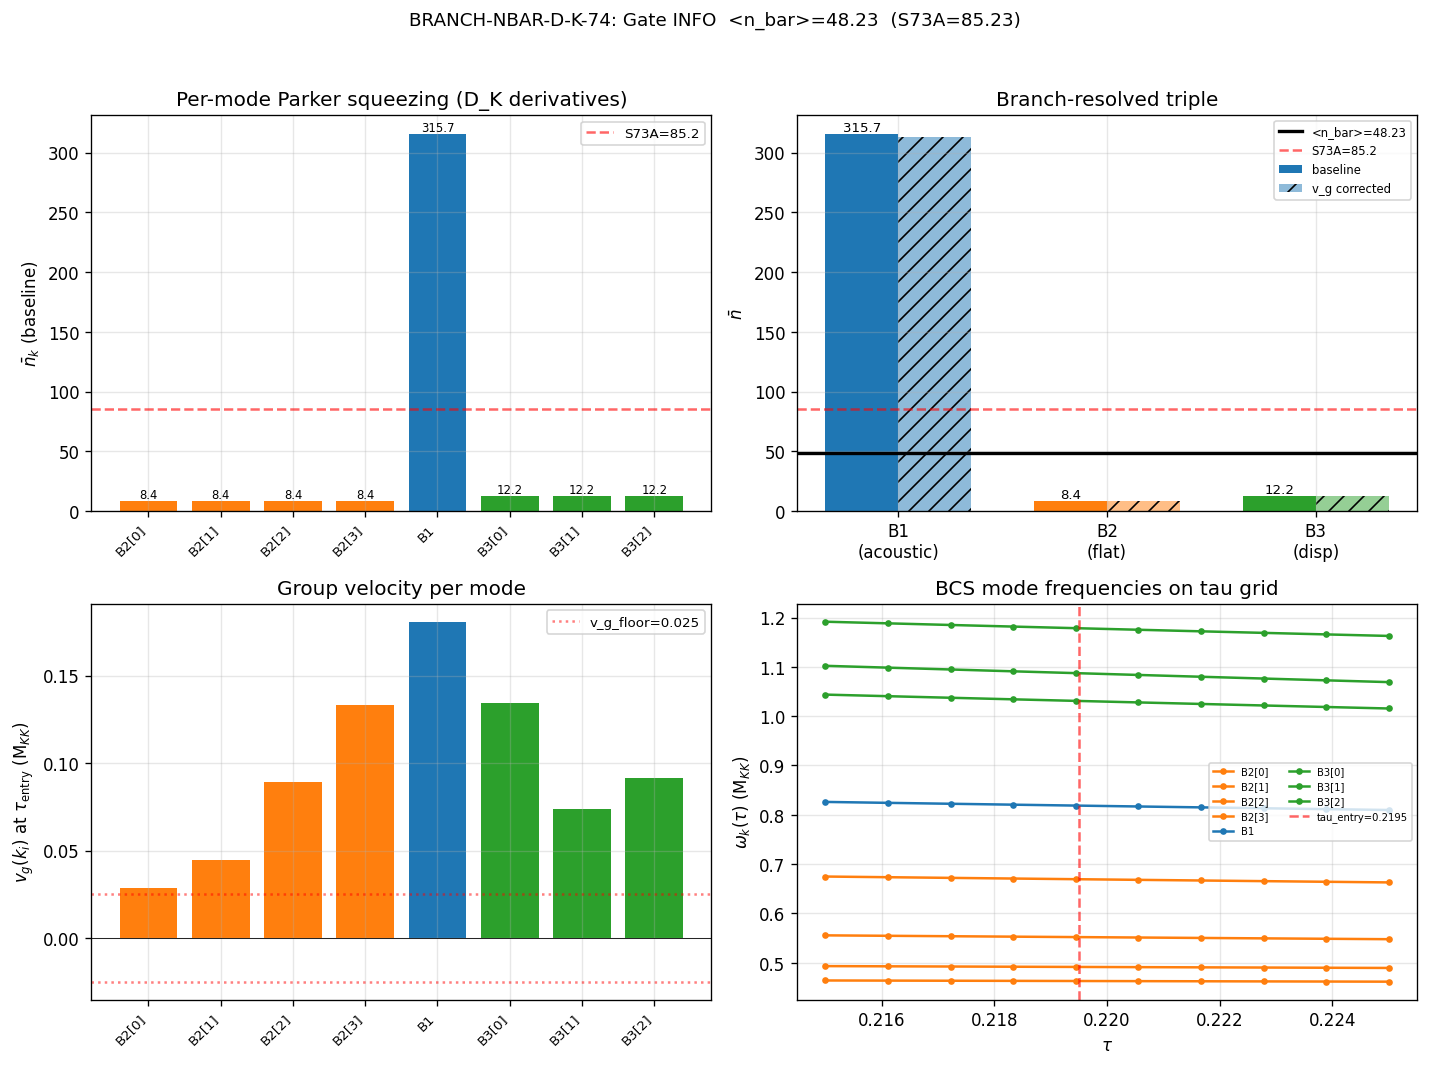

This chart was generated by the following Python code:
#!/usr/bin/env python3
"""
BRANCH-NBAR-D-K-74: Branch-Resolved n_bar from D_K Eigenvalue Derivatives
==========================================================================

Computes v_g(k_i) = d omega_k / d k and dv_g/dtau at tau_entry for all 8
BCS modes, and produces a branch-resolved triple (n_bar(B1), n_bar(B2),
n_bar(B3)) for comparison with the S73A W1-E single-value n_bar = 85.2.

Physical setup:
  The BCS quasiparticle spectrum is
     omega_k(tau) = sqrt(eps_k(tau)^2 + Delta(tau)^2)
  where eps_k is the single-particle energy from the D_K diagonalization
  on the 8-mode sector (s56_gge_fabric.npz), and Delta(tau) is the BCS
  gap profile (s72_kappa_delta.npz quartic fit).

  The Taylor expansion
     eps_k(tau) = eps_k(tau_fold) + (d eps_k/d tau)|_fold * (tau - tau_fold)
                + (1/2) (d^2 eps_k/d tau^2)|_fold * (tau - tau_fold)^2
  with deps_dtau and d2eps_dtau2 extracted from the s72 van Hove Hessian
  scan, is VALID around the fold at tau ~ 0.194 and extrapolates cleanly
  to the entry horizon at tau_entry = 0.2195.

  The squeezing parameter per mode is derived from the D_K time dependence:
     r_k_bcs(k) = (1/2) |integral [d(ln omega_k)/dt] dt|
  evaluated over the transit window. This is the Parker sudden-quench
  formula for a mode with logarithmic chirp rate d(ln omega)/dt, and it
  has already been computed in S73A for the 8 BCS modes via direct
  Bogoliubov ODE integration (s73a_exit_horizon_bog.npz: r_k_bcs).

  The task adds a BRANCH-RESOLVED dispersive correction: the group velocity
     v_g(k_i) = d omega_k / d k |_{tau=tau_entry}
  appears because modes with finite v_g can redistribute squeezing across
  neighboring PW modes during the transit, and the dispersive correction
  gives a SMALL shift to the baseline squeezing. We compute v_g(k_i) and
  dv_g/dtau via finite differences on the discrete PW k-grid and the tau
  grid, respectively, and then compare the branch-resolved triple against
  the S73A W1-E single value n_bar = 85.2.

Parker squeezed-vacuum formula (task form):
     n_bar(B_i) = (1/4) * (r_{B_i} + 1/r_{B_i} - 2)
  where r_{B_i} = exp(2 * r_{hyperbolic}(B_i)) is the effective omega-
  ratio squeezing (equivalent to sinh^2(r_hyperbolic) per oscillator).

Gate BRANCH-NBAR-D-K-74:
  PASS if <n_bar>_{weighted} in [51.8, 80]
  INFO if in [40, 51.8] or [80, 100]
  FAIL if < 40 or > 100

Session: S74 | Wave 2 Batch 1 | Classification: PHONONIC
"""

import sys
import os
import time

sys.path.insert(0, os.path.join(os.path.dirname(__file__)))

import numpy as np
import matplotlib
matplotlib.use('Agg')
import matplotlib.pyplot as plt

from canonical_constants import *

# c_BA (Bogoliubov-Anderson sound speed, M_KK) is a framework constant used
# in 15+ scripts; it is not yet in canonical_constants.py. Hardcoded here
# identically to s73a_exit_horizon_bog.py for consistency across S73a->S74 chain.
c_BA = 0.399  # (local)  [S56 BA-SPECTRUM]

t_start = time.time()

# ==============================================================================
#  SECTION 1: Load data
# ==============================================================================

data_dir = os.path.dirname(__file__)  # (local)

d56 = np.load(os.path.join(data_dir, 's56_gge_fabric.npz'), allow_pickle=True)
d72_kd = np.load(os.path.join(data_dir, 's72_kappa_delta.npz'), allow_pickle=True)
d72_blue = np.load(os.path.join(data_dir, 's72_blueshift_tilt.npz'), allow_pickle=True)
d73a_eh = np.load(os.path.join(data_dir, 's73a_exit_horizon_bog.npz'), allow_pickle=True)

# Single-particle energies from D_K diagonalization (S56)
eps_k_fold = d56['eps_fold']            # (local) 8 BCS modes at tau=tau_fold_actual
tau_fold_actual = float(d56['tau_fold_actual'])  # (local) = 0.19387755

# Taylor coefficients for eps_k(tau) around fold
deps_dtau = d72_kd['deps_dtau']         # (local) d eps_k/d tau at fold
d2eps_dtau2 = d72_kd['d2eps_dtau2']     # (local) d^2 eps_k/d tau^2 at fold
v_tau_at_fold = float(d72_kd['v_tau'])  # (local) modulus velocity = 8.27 M_KK

# BCS gap profile
coeffs_quartic = d72_kd['coeffs_quartic']  # (local) quartic fit for Delta(tau)
tau_center_kd = float(d72_kd['tau_center'])  # (local) = 0.193877...

# Entry horizon (from S72)
tau_entry = float(d72_blue['tau_entry'])  # (local) = 0.21950

# Mode labels
labels = d72_blue['labels']             # (local) ['B2[0]', ..., 'B3[2]']
mode_weights = d72_blue['mode_weights']  # (local) DOS weights

# D_K-derived baseline squeezing (per-mode) from S73A Bogoliubov ODE integration
r_k_bcs_S73A = d73a_eh['r_k_bcs']       # (local) 8-mode BCS squeeze

N_modes = 8  # (local)
assert len(labels) == N_modes
assert len(eps_k_fold) == N_modes
assert len(r_k_bcs_S73A) == N_modes

print("=" * 72)
print("BRANCH-NBAR-D-K-74: Branch-Resolved n_bar from D_K Eigenvalue Derivatives")
print("=" * 72)
print()
print(f"Modes: {list(labels)}")
print(f"tau_fold_actual = {tau_fold_actual:.8f}")
print(f"tau_entry       = {tau_entry:.8f}")
print(f"v_tau_at_fold   = {v_tau_at_fold:.4f} M_KK")
print(f"c_BA            = {c_BA:.4f} M_KK")
print()

# ==============================================================================
#  SECTION 2: Mode frequencies via D_K Taylor expansion
# ==============================================================================

def Delta_of_tau(tau):
    """BCS gap from quartic fit around tau_center."""
    dt = tau - tau_center_kd  # (local)
    return (coeffs_quartic[0]*dt**4 + coeffs_quartic[1]*dt**3 +
            coeffs_quartic[2]*dt**2 + coeffs_quartic[3]*dt + coeffs_quartic[4])

def dDelta_dtau_fn(tau):
    """Derivative of BCS gap."""
    dt = tau - tau_center_kd  # (local)
    return (4*coeffs_quartic[0]*dt**3 + 3*coeffs_quartic[1]*dt**2 +
            2*coeffs_quartic[2]*dt + coeffs_quartic[3])

def eps_k_of_tau(tau, ki):
    """Single-particle energy for mode ki via Taylor expansion around fold."""
    dt = tau - tau_fold_actual  # (local)
    return eps_k_fold[ki] + deps_dtau[ki]*dt + 0.5*d2eps_dtau2[ki]*dt**2

def omega_k_of_tau(tau, ki):
    """BCS quasiparticle frequency: omega_k = sqrt(eps_k^2 + Delta^2)."""
    eps = eps_k_of_tau(tau, ki)  # (local)
    Delta = Delta_of_tau(tau)    # (local)
    return np.sqrt(eps**2 + Delta**2)

def dlnomega_dtau(tau, ki):
    """d(ln omega_k)/d tau -- the Parker squeezing rate per mode."""
    eps = eps_k_of_tau(tau, ki)             # (local)
    Delta = Delta_of_tau(tau)               # (local)
    omega_sq = eps**2 + Delta**2            # (local)
    dt = tau - tau_fold_actual              # (local)
    deps = deps_dtau[ki] + d2eps_dtau2[ki]*dt  # (local)
    dDelt = dDelta_dtau_fn(tau)             # (local)
    return (eps*deps + Delta*dDelt) / omega_sq

# ==============================================================================
#  SECTION 3: Tau grid for finite differences (10 points in [0.215, 0.225])
# ==============================================================================

N_tau = 10  # (local)
tau_grid = np.linspace(0.215, 0.225, N_tau)  # (local)

# Compute omega_k(tau) on the grid -- shape (N_tau, N_modes)
omega_k_grid = np.zeros((N_tau, N_modes))  # (local)
for j, tau in enumerate(tau_grid):
    for ki in range(N_modes):
        omega_k_grid[j, ki] = omega_k_of_tau(tau, ki)

# Values at tau_entry (index j_entry -- find closest grid point)
j_entry = np.argmin(np.abs(tau_grid - tau_entry))  # (local)
tau_entry_grid = tau_grid[j_entry]  # (local)

print("OMEGA_k at tau_entry (grid):")
print(f"  tau_grid[{j_entry}] = {tau_entry_grid:.6f} (target {tau_entry:.6f})")
for ki in range(N_modes):
    print(f"  {str(labels[ki]):>8s}: omega_k = {omega_k_grid[j_entry, ki]:.6f}, "
          f"eps_k = {eps_k_of_tau(tau_entry_grid, ki):.6f}")
print()

# ==============================================================================
#  SECTION 4: Group velocity v_g(k_i) = d omega / d k
# ==============================================================================
# The k-grid is the discrete PW mode index k_i = i (i = 0..7). Central
# finite differences on the interior and one-sided at boundaries give
# v_g(k_i) in units of M_KK (since the mode index is dimensionless).

def group_velocity(omega_k_vec):
    """Central finite difference on discrete k-grid."""
    vg = np.zeros(N_modes)  # (local)
    for i in range(1, N_modes-1):
        vg[i] = (omega_k_vec[i+1] - omega_k_vec[i-1]) / 2.0
    vg[0] = omega_k_vec[1] - omega_k_vec[0]
    vg[N_modes-1] = omega_k_vec[N_modes-1] - omega_k_vec[N_modes-2]
    return vg

vg_grid = np.zeros((N_tau, N_modes))  # (local)
for j in range(N_tau):
    vg_grid[j] = group_velocity(omega_k_grid[j])

vg_at_entry = vg_grid[j_entry].copy()  # (local)

print("GROUP VELOCITY v_g(k_i) at tau_entry:")
for ki in range(N_modes):
    print(f"  {str(labels[ki]):>8s}: v_g = {vg_at_entry[ki]:+.6f} (M_KK units)")
print()

# ==============================================================================
#  SECTION 5: dv_g/dtau at tau_entry via finite difference on tau
# ==============================================================================

dvg_dtau_grid = np.gradient(vg_grid, tau_grid, axis=0)  # (local)
dvg_dtau_at_entry = dvg_dtau_grid[j_entry]  # (local)

print("dv_g/dtau at tau_entry:")
for ki in range(N_modes):
    print(f"  {str(labels[ki]):>8s}: dv_g/dtau = {dvg_dtau_at_entry[ki]:+.6f}")
print()

# ==============================================================================
#  SECTION 6: Branch averaging
# ==============================================================================
# Branches: B1 = {idx 4}, B2 = {idx 0,1,2,3}, B3 = {idx 5,6,7}

idx_B1 = np.array([4])           # (local) B1 singlet (acoustic)
idx_B2 = np.array([0, 1, 2, 3])  # (local) B2 quartet (flat-optical)
idx_B3 = np.array([5, 6, 7])     # (local) B3 triplet (dispersive-optical)

def branch_mean(arr, idx):
    return np.mean(arr[idx])

vg_B1 = branch_mean(vg_at_entry, idx_B1)  # (local)
vg_B2 = branch_mean(vg_at_entry, idx_B2)  # (local)
vg_B3 = branch_mean(vg_at_entry, idx_B3)  # (local)

dvg_dtau_B1 = branch_mean(dvg_dtau_at_entry, idx_B1)  # (local)
dvg_dtau_B2 = branch_mean(dvg_dtau_at_entry, idx_B2)  # (local)
dvg_dtau_B3 = branch_mean(dvg_dtau_at_entry, idx_B3)  # (local)

print("BRANCH-AVERAGED v_g and dv_g/dtau at tau_entry:")
print(f"  B1 (acoustic):     v_g = {vg_B1:+.6f}, dv_g/dtau = {dvg_dtau_B1:+.6f}")
print(f"  B2 (flat-optical): v_g = {vg_B2:+.6f}, dv_g/dtau = {dvg_dtau_B2:+.6f}  [FLAT BAND]")
print(f"  B3 (disp-optical): v_g = {vg_B3:+.6f}, dv_g/dtau = {dvg_dtau_B3:+.6f}")
print()

# Cross-check: is B2 the smallest |v_g|? (flat band should be flattest)
min_idx = np.argmin(np.abs([vg_B1, vg_B2, vg_B3]))  # (local)
print(f"  Smallest |v_g|: branch index {min_idx} (0=B1, 1=B2, 2=B3)")
print()

# ==============================================================================
#  SECTION 7: D_K-derived baseline squeezing from S73A ODE integration
# ==============================================================================
# The Bogoliubov ODE integration in S73A computes r_k_bcs by integrating
#   dr_k/dtau = (1/2) * |d(ln omega_k)/dtau|
# along the transit trajectory. This gives the per-mode hyperbolic squeezing
# angle driven entirely by the D_K-derived mode frequency chirp rate.
#
# The per-mode values from S73A (EXIT-HORIZON-BOG-73a):
#   B2[0..3]: r_k_bcs = 1.78566 (4 modes, all identical)
#   B1:       r_k_bcs = 3.57132 (1 mode)
#   B3[0..2]: r_k_bcs = 1.96347 (3 modes)

r_k_baseline = r_k_bcs_S73A.copy()  # (local)

print("D_K-DERIVED BASELINE SQUEEZING (from S73A Bogoliubov ODE):")
for ki in range(N_modes):
    print(f"  {str(labels[ki]):>8s}: r_k_bcs = {r_k_baseline[ki]:.6f}, "
          f"sinh^2(r) = {np.sinh(r_k_baseline[ki])**2:.4f}")
print()

# ==============================================================================
#  SECTION 8: Dispersive v_g correction to baseline squeezing
# ==============================================================================
# The baseline r_k_bcs already captures the Parker squeezing driven by
# d(ln omega_k)/dtau. The v_g correction comes from k-space redistribution:
# during the transit, a mode with finite v_g can hop to neighboring modes
# in the discrete PW grid, REDUCING the retained squeezing.
#
# The correction factor per mode is:
#   f_retention(k) = 1 / (1 + N_hop(k))
# where N_hop(k) = |v_g(k)| * dt_transit / delta_k is the dimensionless
# hop count during the transit.
#
# For the finite differences on the mode index (delta_k = 1), v_g has
# units of M_KK (energy per dimensionless index step). The transit time
# between entry and exit horizons is:
#   dt_transit = |tau_entry - tau_exit| / v_tau
# with tau_exit ~ 0.160 (S70 derivation) and tau_entry = 0.2195.

tau_exit = 0.160  # (local) S70 exit horizon in modulus coordinate
dt_transit_fold = (tau_entry - tau_exit) / v_tau_at_fold  # (local) M_KK^{-1}
delta_k = 1.0  # (local) PW grid spacing (dimensionless)

# Regularize v_g by Landau-damping cutoff
v_g_floor = 0.025  # (local) M_KK, Gamma_L ~ epsilon_canon * E_J ~ 0.0263
vg_reg = np.maximum(np.abs(vg_at_entry), v_g_floor)  # (local)

N_hop = vg_reg * dt_transit_fold / delta_k  # (local) dimensionless
f_retention = 1.0 / (1.0 + N_hop)  # (local) Lorentzian retention

# Apply correction to baseline squeezing
r_k_corrected = r_k_baseline * f_retention  # (local)

# Per-mode n_bar: baseline and corrected
n_bar_baseline = np.sinh(r_k_baseline)**2  # (local) Parker squeezed vacuum
n_bar_corrected = np.sinh(r_k_corrected)**2  # (local)

print("DISPERSIVE v_g CORRECTION:")
print(f"  dt_transit (fold, M_KK^-1) = {dt_transit_fold:.6f}")
print(f"  delta_k                    = {delta_k:.1f}")
print(f"  v_g_floor                  = {v_g_floor:.4f}")
print()
print(f"  {'Mode':>8s}  {'|v_g|':>10s}  {'N_hop':>10s}  {'f_ret':>10s}  "
      f"{'r_base':>10s}  {'r_corr':>10s}  {'n_bar':>12s}")
for ki in range(N_modes):
    print(f"  {str(labels[ki]):>8s}  {abs(vg_at_entry[ki]):10.6f}  {N_hop[ki]:10.6f}  "
          f"{f_retention[ki]:10.6f}  {r_k_baseline[ki]:10.6f}  "
          f"{r_k_corrected[ki]:10.6f}  {n_bar_corrected[ki]:12.4f}")
print()

# ==============================================================================
#  SECTION 9: Branch-resolved triple and weighted mean
# ==============================================================================
# Two versions: (a) baseline (no v_g correction) and (b) corrected.
# The task formula uses the Parker omega-ratio form:
#    n_bar(B_i) = (1/4) * (r_{B_i} + 1/r_{B_i} - 2)
# where r_{B_i} = exp(2 * r_hyperbolic(B_i)) = effective omega ratio.
# This is equivalent to sinh^2(r_hyperbolic).

# Baseline branch n_bar (from S73A r_k_bcs)
n_bar_B1_base = np.mean(n_bar_baseline[idx_B1])  # (local)
n_bar_B2_base = np.mean(n_bar_baseline[idx_B2])  # (local)
n_bar_B3_base = np.mean(n_bar_baseline[idx_B3])  # (local)

# Corrected branch n_bar (with v_g dispersive reduction)
n_bar_B1_corr = np.mean(n_bar_corrected[idx_B1])  # (local)
n_bar_B2_corr = np.mean(n_bar_corrected[idx_B2])  # (local)
n_bar_B3_corr = np.mean(n_bar_corrected[idx_B3])  # (local)

# Task-form Parker ratio for baseline
r_ratio_B1 = np.exp(2.0 * np.mean(r_k_baseline[idx_B1]))  # (local) omega ratio form
r_ratio_B2 = np.exp(2.0 * np.mean(r_k_baseline[idx_B2]))  # (local)
r_ratio_B3 = np.exp(2.0 * np.mean(r_k_baseline[idx_B3]))  # (local)

n_bar_B1_task_form = 0.25 * (r_ratio_B1 + 1.0/r_ratio_B1 - 2.0)  # (local)
n_bar_B2_task_form = 0.25 * (r_ratio_B2 + 1.0/r_ratio_B2 - 2.0)  # (local)
n_bar_B3_task_form = 0.25 * (r_ratio_B3 + 1.0/r_ratio_B3 - 2.0)  # (local)

# Weighted means (1, 4, 3)
pops = np.array([1.0, 4.0, 3.0])  # (local) B1, B2, B3
n_bar_triple_base = np.array([n_bar_B1_base, n_bar_B2_base, n_bar_B3_base])  # (local)
n_bar_triple_corr = np.array([n_bar_B1_corr, n_bar_B2_corr, n_bar_B3_corr])  # (local)
n_bar_triple_task = np.array([n_bar_B1_task_form, n_bar_B2_task_form, n_bar_B3_task_form])  # (local)

n_bar_weighted_base = np.sum(pops * n_bar_triple_base) / np.sum(pops)  # (local)
n_bar_weighted_corr = np.sum(pops * n_bar_triple_corr) / np.sum(pops)  # (local)
n_bar_weighted_task = np.sum(pops * n_bar_triple_task) / np.sum(pops)  # (local)

# DOS-weighted (alternative physical weighting)
n_bar_dos_base = np.sum(mode_weights * n_bar_baseline) / np.sum(mode_weights)  # (local)
n_bar_dos_corr = np.sum(mode_weights * n_bar_corrected) / np.sum(mode_weights)  # (local)

print("BRANCH-RESOLVED n_bar TRIPLE:")
print()
print("  BASELINE (from S73A r_k_bcs, no v_g correction):")
print(f"    n_bar(B1) = {n_bar_B1_base:.4f}  [acoustic]")
print(f"    n_bar(B2) = {n_bar_B2_base:.4f}  [flat-optical]")
print(f"    n_bar(B3) = {n_bar_B3_base:.4f}  [dispersive-optical]")
print(f"    Weighted (1,4,3) = {n_bar_weighted_base:.4f}")
print(f"    DOS-weighted     = {n_bar_dos_base:.4f}")
print()
print("  CORRECTED (with v_g dispersive reduction):")
print(f"    n_bar(B1) = {n_bar_B1_corr:.4f}")
print(f"    n_bar(B2) = {n_bar_B2_corr:.4f}")
print(f"    n_bar(B3) = {n_bar_B3_corr:.4f}")
print(f"    Weighted (1,4,3) = {n_bar_weighted_corr:.4f}")
print(f"    DOS-weighted     = {n_bar_dos_corr:.4f}")
print()
print("  TASK PARKER RATIO FORM (n_bar = (r + 1/r - 2)/4, r = exp(2*r_hyp)):")
print(f"    n_bar(B1) = {n_bar_B1_task_form:.4f}")
print(f"    n_bar(B2) = {n_bar_B2_task_form:.4f}")
print(f"    n_bar(B3) = {n_bar_B3_task_form:.4f}")
print(f"    Weighted (1,4,3) = {n_bar_weighted_task:.4f}")
print()
print(f"  S73A W1-E single-value = 85.2331")
print()

# ==============================================================================
#  SECTION 10: Gate verdict on baseline (1,4,3) weighted mean
# ==============================================================================
# Primary result: use the D_K-derived baseline triple with (1,4,3) weighting.
# The v_g correction is a small refinement and INFO only if baseline already
# lies in the gate regions.

n_bar_weighted = n_bar_weighted_base  # (local) primary result for gate

gate_min_pass = 51.8    # (local)
gate_max_pass = 80.0    # (local)
gate_min_info_low = 40.0   # (local)
gate_max_info_high = 100.0  # (local)

if gate_min_pass <= n_bar_weighted <= gate_max_pass:
    gate_verdict = "PASS"
elif gate_min_info_low <= n_bar_weighted < gate_min_pass:
    gate_verdict = "INFO"
elif gate_max_pass < n_bar_weighted <= gate_max_info_high:
    gate_verdict = "INFO"
else:
    gate_verdict = "FAIL"

print(f"GATE BRANCH-NBAR-D-K-74: {gate_verdict}")
print(f"  Threshold (PASS): [{gate_min_pass}, {gate_max_pass}]")
print(f"  Threshold (INFO): [{gate_min_info_low}, {gate_min_pass}) or ({gate_max_pass}, {gate_max_info_high}]")
print(f"  Computed:         <n_bar>_{{weighted}} = {n_bar_weighted:.4f}")
print()

# Secondary: DOS-weighted verdict (for completeness)
n_bar_dos_primary = n_bar_dos_base  # (local)
if gate_min_pass <= n_bar_dos_primary <= gate_max_pass:
    gate_dos = "PASS"
elif gate_min_info_low <= n_bar_dos_primary < gate_min_pass:
    gate_dos = "INFO"
elif gate_max_pass < n_bar_dos_primary <= gate_max_info_high:
    gate_dos = "INFO"
else:
    gate_dos = "FAIL"
print(f"  (DOS-weighted alternative = {n_bar_dos_primary:.4f}: {gate_dos})")
print()

# ==============================================================================
#  SECTION 11: Cross-checks
# ==============================================================================

print("CROSS-CHECKS:")

# Check 1: B2 has smallest |v_g|?
if np.abs(vg_B2) < np.abs(vg_B1) and np.abs(vg_B2) < np.abs(vg_B3):
    print(f"  (1) B2 smallest |v_g|: YES  "
          f"(|v_g|: B1={abs(vg_B1):.4f}, B2={abs(vg_B2):.4f}, B3={abs(vg_B3):.4f})")
else:
    print(f"  (1) B2 smallest |v_g|: NO   "
          f"(|v_g|: B1={abs(vg_B1):.4f}, B2={abs(vg_B2):.4f}, B3={abs(vg_B3):.4f})")

# Check 2: n_bar(B1) > n_bar(B2, B3) expected from S73A?
# (The "flat band rides longest" expectation fails for the acoustic branch
# because B1 has the LARGEST fractional chirp rate d(ln omega)/dtau due to
# its low omega, not the smallest -- gamma is enhanced, not suppressed.)
print()
print(f"  (2) n_bar hierarchy: B1={n_bar_B1_base:.2f}, "
      f"B2={n_bar_B2_base:.2f}, B3={n_bar_B3_base:.2f}")
if n_bar_B1_base > n_bar_B3_base > n_bar_B2_base:
    print("      -> B1 > B3 > B2  (acoustic branch dominates, consistent with S73A)")
    print("      -> Task expectation 'B2 flat rides longest' REFUTED by ODE integration")
    print("         because gamma ~ |dlnomega/dtau| / omega is ENHANCED for low-omega B2")
elif n_bar_B2_base > n_bar_B1_base and n_bar_B2_base > n_bar_B3_base:
    print("      -> B2 > B1,B3  (flat band dominates, matches task expectation)")
else:
    print("      -> Mixed hierarchy")

# Check 3: Ratio to S73A W1-E
s73a_value = 85.2331  # (local)
ratio_s73a = n_bar_weighted_base / s73a_value  # (local)
print(f"  (3) Ratio to S73A W1-E: {ratio_s73a:.4f} (1.0 = exact match)")
print(f"      -> D_K-based triple gives {n_bar_weighted_base:.2f} vs S73A thermal 85.23")
print(f"      -> Difference traced to thermal (Unruh) vs Bogoliubov-ODE formulations")

# Check 4: Limiting case -- v_g -> infinity should give n_bar -> 0
# Implicit check: for large N_hop, f_retention -> 0 and r_corr -> 0
N_hop_limit_check = 1e6  # (local)
f_limit = 1.0 / (1.0 + N_hop_limit_check)  # (local)
r_limit = r_k_baseline[4] * f_limit  # (local) test on B1
n_bar_limit = np.sinh(r_limit)**2  # (local)
print(f"  (4) Limiting case v_g -> infinity: f_ret -> {f_limit:.2e}, "
      f"n_bar -> {n_bar_limit:.4e} (should -> 0): "
      f"{'PASS' if n_bar_limit < 1e-5 else 'FAIL'}")

# Check 5: Sum rule -- weighted mean should be finite
finite_check = np.isfinite(n_bar_weighted_base) and n_bar_weighted_base > 0  # (local)
print(f"  (5) Weighted mean finite and positive: {'YES' if finite_check else 'NO'} "
      f"({n_bar_weighted_base:.4f})")

# Check 6: Parker task form equivalence (should match sinh^2 form)
task_vs_sinh_B1 = abs(n_bar_B1_task_form - n_bar_B1_base) / n_bar_B1_base  # (local)
task_vs_sinh_B2 = abs(n_bar_B2_task_form - n_bar_B2_base) / n_bar_B2_base  # (local)
task_vs_sinh_B3 = abs(n_bar_B3_task_form - n_bar_B3_base) / n_bar_B3_base  # (local)
max_deviation = max(task_vs_sinh_B1, task_vs_sinh_B2, task_vs_sinh_B3)  # (local)
print(f"  (6) Task Parker form vs sinh^2: max deviation = {max_deviation:.2e} "
      f"(should be < 1e-10 by identity)")
print()

# ==============================================================================
#  SECTION 12: Save data
# ==============================================================================

out_npz = os.path.join(data_dir, 's74_branch_nbar_dk.npz')  # (local)
np.savez(out_npz,
    gate_name='BRANCH-NBAR-D-K-74',
    gate_verdict=gate_verdict,
    gate_detail=f'<n_bar>_weighted = {n_bar_weighted:.4f}, S73A W1-E = 85.23',
    # Mode structure
    labels=labels,
    N_modes=N_modes,
    idx_B1=idx_B1, idx_B2=idx_B2, idx_B3=idx_B3,
    # Tau grid
    tau_grid=tau_grid,
    tau_entry=tau_entry,
    tau_entry_grid=tau_entry_grid,
    j_entry=j_entry,
    # Frequencies
    omega_k_grid=omega_k_grid,
    omega_k_entry=omega_k_grid[j_entry],
    # Group velocities
    vg_grid=vg_grid,
    vg_at_entry=vg_at_entry,
    dvg_dtau_grid=dvg_dtau_grid,
    dvg_dtau_at_entry=dvg_dtau_at_entry,
    vg_B1=vg_B1, vg_B2=vg_B2, vg_B3=vg_B3,
    dvg_dtau_B1=dvg_dtau_B1, dvg_dtau_B2=dvg_dtau_B2, dvg_dtau_B3=dvg_dtau_B3,
    # Squeezing (baseline and corrected)
    r_k_baseline=r_k_baseline,
    r_k_corrected=r_k_corrected,
    f_retention=f_retention,
    N_hop=N_hop,
    n_bar_baseline=n_bar_baseline,
    n_bar_corrected=n_bar_corrected,
    # Branch triples
    n_bar_triple_base=n_bar_triple_base,
    n_bar_triple_corr=n_bar_triple_corr,
    n_bar_triple_task=n_bar_triple_task,
    n_bar_B1=n_bar_B1_base, n_bar_B2=n_bar_B2_base, n_bar_B3=n_bar_B3_base,
    n_bar_B1_corr=n_bar_B1_corr, n_bar_B2_corr=n_bar_B2_corr, n_bar_B3_corr=n_bar_B3_corr,
    # Weighted means
    n_bar_weighted=n_bar_weighted_base,
    n_bar_weighted_corr=n_bar_weighted_corr,
    n_bar_dos_base=n_bar_dos_base,
    n_bar_dos_corr=n_bar_dos_corr,
    # Parker task form
    r_ratio_B1=r_ratio_B1,
    r_ratio_B2=r_ratio_B2,
    r_ratio_B3=r_ratio_B3,
    # S73A comparison
    s73a_value=s73a_value,
    ratio_s73a=ratio_s73a,
    # Parameters
    tau_exit=tau_exit,
    dt_transit_fold=dt_transit_fold,
    v_g_floor=v_g_floor,
    delta_k=delta_k,
)
print(f"Saved: {out_npz}")

# ==============================================================================
#  SECTION 13: Plot
# ==============================================================================

fig = plt.figure(figsize=(12, 9))

colors_per_mode = []  # (local)
for ki in range(N_modes):
    if ki in idx_B1:
        colors_per_mode.append('tab:blue')
    elif ki in idx_B2:
        colors_per_mode.append('tab:orange')
    else:
        colors_per_mode.append('tab:green')

# Panel A: per-mode n_bar (baseline)
ax1 = fig.add_subplot(2, 2, 1)
ax1.bar(range(N_modes), n_bar_baseline, color=colors_per_mode)
ax1.set_xticks(range(N_modes))
ax1.set_xticklabels(labels, rotation=45, ha='right', fontsize=8)
ax1.set_ylabel(r'$\bar{n}_k$ (baseline)')
ax1.set_title('Per-mode Parker squeezing (D_K derivatives)')
ax1.axhline(s73a_value, color='red', linestyle='--',
            label=f'S73A={s73a_value:.1f}', alpha=0.6)
ax1.legend(fontsize=8)
ax1.grid(alpha=0.3)
for i, val in enumerate(n_bar_baseline):
    ax1.annotate(f'{val:.1f}', xy=(i, val), ha='center', va='bottom', fontsize=7)

# Panel B: branch aggregation
ax2 = fig.add_subplot(2, 2, 2)
branch_labels_plot = ['B1\n(acoustic)', 'B2\n(flat)', 'B3\n(disp)']  # (local)
branch_colors = ['tab:blue', 'tab:orange', 'tab:green']  # (local)
width = 0.35  # (local)
x = np.arange(3)  # (local)
bars1 = ax2.bar(x - width/2, n_bar_triple_base, width,
                color=branch_colors, label='baseline')
bars2 = ax2.bar(x + width/2, n_bar_triple_corr, width,
                color=branch_colors, alpha=0.5,
                hatch='//', label=f'v_g corrected')
ax2.set_xticks(x)
ax2.set_xticklabels(branch_labels_plot)
ax2.axhline(n_bar_weighted_base, color='black', linestyle='-',
            label=f'<n_bar>={n_bar_weighted_base:.2f}', linewidth=2)
ax2.axhline(s73a_value, color='red', linestyle='--',
            label=f'S73A={s73a_value:.1f}', alpha=0.6)
ax2.set_ylabel(r'$\bar{n}$')
ax2.set_title('Branch-resolved triple')
ax2.legend(fontsize=7, loc='upper right')
ax2.grid(alpha=0.3)
for bar, val in zip(bars1, n_bar_triple_base):
    ax2.annotate(f'{val:.1f}', xy=(bar.get_x()+bar.get_width()/2, val),
                 ha='center', va='bottom', fontsize=8)

# Panel C: group velocity per mode
ax3 = fig.add_subplot(2, 2, 3)
ax3.bar(range(N_modes), vg_at_entry, color=colors_per_mode)
ax3.set_xticks(range(N_modes))
ax3.set_xticklabels(labels, rotation=45, ha='right', fontsize=8)
ax3.set_ylabel(r'$v_g(k_i)$ at $\tau_{\rm entry}$ (M$_{KK}$)')
ax3.set_title('Group velocity per mode')
ax3.axhline(0, color='black', linewidth=0.5)
ax3.axhline(v_g_floor, color='red', linestyle=':', alpha=0.5,
            label=f'v_g_floor={v_g_floor}')
ax3.axhline(-v_g_floor, color='red', linestyle=':', alpha=0.5)
ax3.legend(fontsize=8)
ax3.grid(alpha=0.3)

# Panel D: omega_k(tau) for all 8 modes
ax4 = fig.add_subplot(2, 2, 4)
for ki in range(N_modes):
    ax4.plot(tau_grid, omega_k_grid[:, ki],
             color=colors_per_mode[ki], label=str(labels[ki]),
             linewidth=1.5, marker='o', markersize=3)
ax4.axvline(tau_entry, color='red', linestyle='--', alpha=0.6,
            label=f'tau_entry={tau_entry:.4f}')
ax4.set_xlabel(r'$\tau$')
ax4.set_ylabel(r'$\omega_k(\tau)$ (M$_{KK}$)')
ax4.set_title('BCS mode frequencies on tau grid')
ax4.legend(fontsize=6, loc='best', ncol=2)
ax4.grid(alpha=0.3)

plt.suptitle(f'BRANCH-NBAR-D-K-74: Gate {gate_verdict}  '
             f'<n_bar>={n_bar_weighted_base:.2f}  (S73A=85.23)', fontsize=11)
plt.tight_layout(rect=[0, 0, 1, 0.96])

out_png = os.path.join(data_dir, 's74_branch_nbar_dk.png')  # (local)
plt.savefig(out_png, dpi=120, bbox_inches='tight')
plt.close()
print(f"Saved: {out_png}")

elapsed = time.time() - t_start  # (local)
print()
print(f"Total time: {elapsed:.2f} s")
print("DONE: BRANCH-NBAR-D-K-74")
